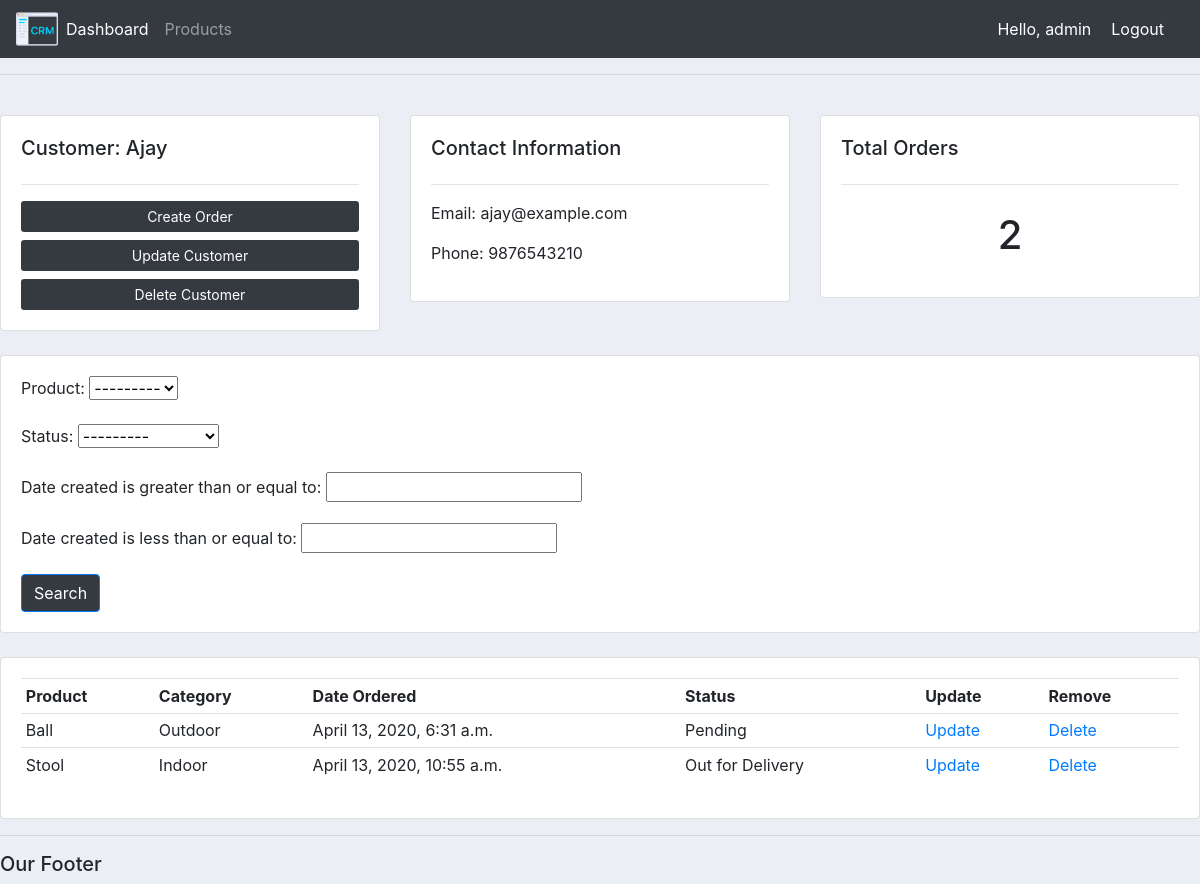
The app's page /customer/1/ (signed in) with its own data.
### accounts/models.py (models this page shows, shortened)
class Customer(models.Model):
    user = models.OneToOneField(User, null=True, on_delete=models.CASCADE)
    name = models.CharField(max_length=50, null=False)
    phone = models.BigIntegerField(null=False)
    email = models.EmailField(null=True)
    profile_pic = models.ImageField(default='default_profile_pic.png', null=True, blank=True, upload_to=upload_photo_and_rename)
    date_created = models.DateTimeField(auto_now_add=True)

class Order(models.Model):
    STATUS = (
        ('Pending', 'Pending'),
        ('Out for Delivery', "Out for Delivery"),
        ('Delivered', 'Delivered')
    )
    customer = models.ForeignKey(Customer, null=True, on_delete=models.SET_NULL, related_name='customer_orders')
    product = models.ForeignKey(Product, null=True, on_delete=models.SET_NULL, related_name='product_orders')
    date_created = models.DateTimeField(auto_now_add=True)
    status = models.CharField(choices=STATUS, null=False, max_length=50)

class Product(models.Model):
    name = models.CharField(max_length=50, null=False)
    price = models.FloatField(null=False)
    CATEGORY = (
        ('Indoor', 'Indoor'),
        ('Outdoor', 'Outdoor')
    )
    category = models.CharField(max_length=50, null=True, choices=CATEGORY)
    description = models.CharField(max_length=200, null=True)
    date_created = models.DateTimeField(auto_now_add=True)
    tags = models.ManyToManyField(Tag, related_name='tag_set')
    def __str__(self):
        return self.name

### accounts/decorators.py (the view)
        def wrapper_func(request, *args, **kwargs):
            user_groups = None
            access = False
            if request.user.groups.exists():
                user_groups = request.user.groups.all()
                user_groups_name = []
                for user_group in user_groups:
                    user_groups_name.append(user_group.name)
                    if user_group.name in allowed_roles:
                        access = True
            if access == True:
                return view_func(request, *args, **kwargs)
            else:
                return HttpResponse("Sorry! You are not authorized to view this page!")

### accounts/views.py (called while the page is built)
@login_required(login_url='login')
@authorized_users(allowed_roles = ['admin'])
def customer(request, pk):
    customer = Customer.objects.get(id=pk)
    customer_order_set = customer.customer_orders.all()
    customer_order_set_count = customer.customer_orders.count()
    CustomerOrderFilter = OrderFilter(request.GET, queryset=customer_order_set)
    customer_order_set = CustomerOrderFilter.qs
    context = {
        'customer': customer,
        'customer_order_set': customer_order_set,
        'customer_order_set_count': customer_order_set_count,
        'CustomerOrderFilter': CustomerOrderFilter
    }
    return render(request, 'customer.html', context=context)

### accounts/templates/customer.html (shortened to what this page needs)
{% extends 'main.html' %}
{% block content %}
	<br>
<div class="row">
	<div class="col-md">
		<div class="card card-body">
			<h5>Customer: {{customer.name}}</h5>
			<hr>
			<a class="btn btn-sm btn-block bg-dark" style="color: white;" href="{% url 'create_customer_order' customer.id %}">Create Order</a>
			<a class="btn btn-sm btn-block bg-dark" style="color: white;" href="{% url 'update_customer' customer.id %}">Update Customer</a>
			<a class="btn btn-sm btn-block bg-dark" style="color: white;" href="{% url 'delete_customer' customer.id %}">Delete Customer</a>
		</div>
	</div>
	<div class="col-md">
		<div class="card card-body">
			<h5>Contact Information</h5>
			<hr>
			<p>Email: {{customer.email}}</p>
			<p>Phone: {{customer.phone}}</p>
		</div>
	</div>
	<div class="col-md">
		<div class="card card-body">
			<h5>Total Orders</h5>
			<hr>
			<h1 style="text-align: center;padding: 10px">{{ customer_order_set_count }}</h1>
		</div>
	</div>
</div>
<br>
<div class="row">
	<div class="col">
		<div class="card card-body">
			<form method="get">
			{{ CustomerOrderFilter.form.as_p }}
            <button class="btn btn-primary bg-dark" style="color: white;" type="submit">Search</button>
		  </form>
		</div>
	</div>
</div>
<br>
<div class="row">
	<div class="col-md">
		<div class="card card-body">
			<table class="table table-sm">
				<tr>
					<th>Product</th>
					<th>Category</th>
					<th>Date Ordered</th>
					<th>Status</th>
					<th>Update</th>
					<th>Remove</th>
				</tr>
				{% if customer_order_set_count > 0 %}
				{% for customer_order in customer_order_set %}
				<tr>
					<td>{{customer_order.product}}</td>
					<td>{{customer_order.product.category}}</td>
					<td>{{customer_order.date_created}}</td>
					<td>{{customer_order.status}}</td>
					<td><a href="{% url 'update_order' customer_order.id %}">Update</a></td>
                    <td><a href="{% url 'delete_order' customer_order.id %}">Delete</a></td>
				</tr>
				{% endfor %}
				{% endif %}
			</table>
		</div>
	</div>
</div>
{% endblock %}

### accounts/templates/navbar.html (shortened to what this page needs)
{% load static %}
<nav class="navbar navbar-expand-lg navbar navbar-dark bg-dark">
    <img src="{% static 'images/logo.png' %}" href="" alt="Image" height="42" width="42">
    <div class="collapse navbar-collapse" id="navbarNav">
      {% if request.user.is_staff %}
      <ul class="navbar-nav">
        <li class="nav-item active">
          <a class="nav-link" href="{% url 'home' %}">Dashboard<span class="sr-only">(current)</span></a>
        </li>
        <li class="nav-item">
          <a class="nav-link" href="{% url 'products' %}">Products</a>
        </li>
      </ul>
      {% else %}
      <ul class="navbar-nav">
       <li class="nav-item">
        <a class="nav-link" href="{% url 'account' %}">Settings</a>
       </li>
      </ul>
      {% endif %}
    </div>
    <span class ="hello-msg">Hello, {{request.user}}</span>
    <span><a class="hello-msg" href="{% url 'logout' %}">Logout</a></span>
  </nav>

### accounts/static/css/main.css (style rules this page uses)
body { background-color: #ebeff5; }

### accounts/templates/navbar.html (style rules this page uses)
.hello-msg { font: 18px; color: white; margin-right: 20px; }

### records on screen
Customer: name "Ajay", email "ajay@example.com", phone "9876543210"
Order: product "Ball", product.category "Outdoor", date_created "April 13, 2020, 6:31 a.m.", status "Pending"
Order: product "Stool", product.category "Indoor", date_created "April 13, 2020, 10:55 a.m.", status "Out for Delivery"

### other values on screen
{{ request.user }} "admin"
{{ customer_order_set_count }} "2"
